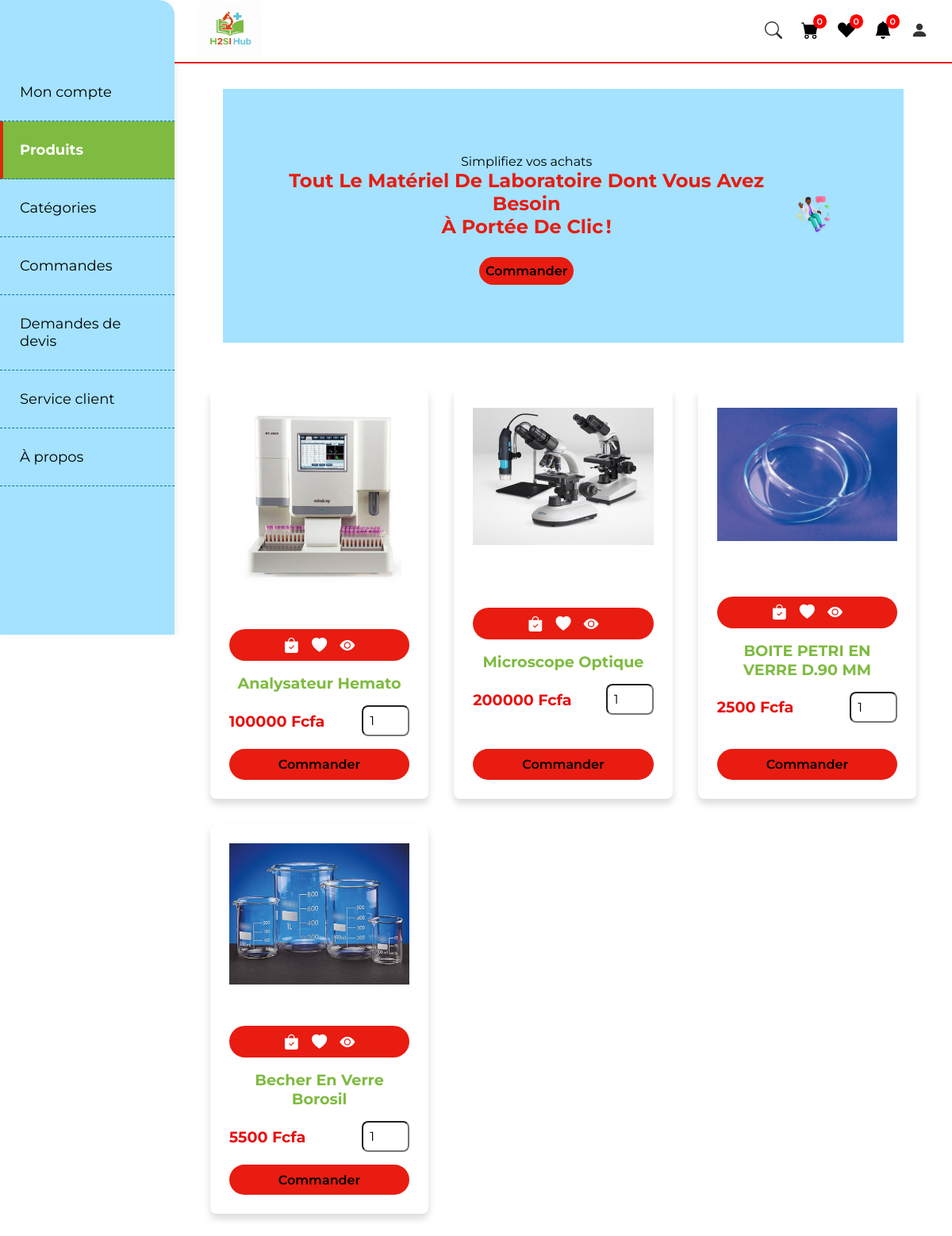
Page /eqconnect.php on the committed database.
### tables this page shows
CREATE TABLE `t_produit` (
  `id` int(10) NOT NULL,
  `nom_pdt` varchar(1000) NOT NULL,
  `prix` float NOT NULL,
  `image` varchar(1000) NOT NULL,
  `detail_pdt` longtext NOT NULL,
  `categorie` varchar(100) NOT NULL
);

### eqconnect.php (the view, shortened to what this page needs)
<?php
include("admin/connexion.php");
if (isset($_SESSION['id_client'])) {
    $id_client = $_SESSION['id_client'];
    $nom_client = $_SESSION['nom_client'];
    $prenom_client = $_SESSION['prenom_client'];
    $mail_client = $_SESSION['mail_client'];
    $count_panier = $con->prepare("SELECT COUNT(*) FROM t_panier WHERE id_client = :id_client");
    $count_panier->bindParam(":id_client", $id_client);
    $count_panier->execute();
    $num_panier = $count_panier->fetchColumn();
    $count_wishlist = $con->prepare("SELECT COUNT(*) FROM t_wishlist WHERE id_client = :id_client");
    $count_wishlist->bindParam(":id_client", $id_client);
    $count_wishlist->execute();
    $num_wishlist = $count_wishlist->fetchColumn();
$count_notif = $con->prepare("SELECT COUNT(*) FROM t_notifications WHERE id_client = :id_client AND est_lue = 0");
$count_notif->bindParam(":id_client", $id_client);
$count_notif->execute();
$num_notif = $count_notif->fetchColumn();
} else {
    $num_panier = 0;
    $num_wishlist = 0;
     $num_notif = 0;
}
?>
<!DOCTYPE html>
<html lang="fr" dir="ltr">
<head>
    <link rel="stylesheet" href="styl.css" />
    <link rel="stylesheet" href="https://cdn.jsdelivr.net/npm/bootstrap-icons@1.10.3/font/bootstrap-icons.css" />
    <link rel="stylesheet" href="https://cdnjs.cloudflare.com/ajax/libs/font-awesome/6.2.0/css/all.min.css" />
</head>
<body style="margin-left: .8rem; margin-right: .8rem;">
<div class="navbar-container">
  <div class="navbar-top">
    <a href="#" class="logo"><img src="Images/H2SI Hub.png" class="logo-img" alt="H2SI Logo" /></a>
    <div class="nav-icons">
      <i class="bi bi-search" id="search-icon"></i>
      <a href="panier.php" class="panier">
        <i class="bi bi-cart-fill"></i>
        <sup><?= $num_panier ?></sup>
      </a>
      <a href="wishlist.php" class="wishlist">
        <i class="bi bi-suit-heart-fill"></i>
        <sup><?= $num_wishlist ?></sup>
      </a>
       <a href="notif.php" class="wishlist">
       <i class="bi bi-bell-fill"></i>
        <sup><?= $num_notif ?></sup>
      </a>
      <i class="bi bi-person-fill" id="person-icon"></i>
    </div>
  </div>
  <nav class="sidebar">
    <ul class="nav-links">
    <li><a href="moncompte.php" class="nav-link">Mon compte</a></li>
      <li><a href="#" class="nav-link active">Produits</a></li>
      <li><a href="presentation.php" class="nav-link">Catégories</a></li>
      <li><a href="commande.php" class="nav-link">Commandes</a></li>
      <li><a href="devis.php" class="nav-link">Demandes de devis</a></li>
      <li><a href="service_client.php" class="nav-link">Service client</a></li>
      <li><a href="faq.php" class="nav-link">À propos</a></li>
    </ul>
  </nav>
</div>
<section class="Pub">
    <div class="content">
       <span>Simplifiez vos achats</span>
       <h3>Tout le matériel de laboratoire dont vous avez besoin <br> à portée de clic !</h3>
       <a href="presentation.php" id="btn-lien" class="btne">Commander</a>
    </div>
    <div class="image">
       <img src="Images/eq.png" alt="" />
    </div>
</section>
<section class="produits">
    <div class="contenu_box">
        <?php
        $select_products = $con->query("SELECT * FROM `t_produit` LIMIT 4");
        while ($fetch_products = $select_products->fetch(PDO::FETCH_ASSOC)):
        ?>
        <div class="box_eq">
            <div class="image_eq">
                <form action="" method="post">
                    <img src="admin/image/<?= htmlspecialchars($fetch_products['image']); ?>" width="270" class="images" />
            </div>
            <div class="info_eq">
                <div class="button">
                    <button type="submit" name="ajouter_au_panier"><i class="bi bi-bag-check-fill"></i></button>
                    <button type="submit" name="ajouter_a_wishlist"><i class="bi bi-heart-fill"></i></button>
                    <a href="pageproduit.php?pid=<?= htmlspecialchars($fetch_products['id']); ?>" class="bi bi-eye-fill"></a>
                </div>
                <h3 class="nom"><?= htmlspecialchars($fetch_products['nom_pdt']); ?></h3>
                <div class="flex">
                    <p class="prix"><?= htmlspecialchars($fetch_products['prix']); ?> Fcfa</p>
                    <input type="number" name="quantite" required min="1" value="1" max="99" maxlength="2" class="quantite" />
                </div>
            </div>
            <a href="verifier.php?get_id=<?= htmlspecialchars($fetch_products['id']); ?>" class="btn_buy">Commander</a>
        </div>
        <?php endwhile; ?>
    </div>
</section>
</body>
</html>

### styl.css (style rules this page uses)
* { margin: 0; padding: 0; box-sizing: border-box; font-family: 'Montserrat', sans-serif; list-style: none; text-decoration: none; scroll-behavior: smooth; scroll-padding-top: 2rem; }
body { overflow-x: hidden; padding-top: 80px; padding-left: 220px; box-sizing: border-box; }
.navbar-container { display: flex; flex-direction: row; width: 100%; position: fixed; top: 0; left: 0; background: #fff; z-index: 1000; box-shadow: 0 6px 10px rgba(0, 0, 0, 0.1); }
.navbar-top { position: fixed; top: 0; left: 220px; height: 80px; display: flex; justify-content: space-between; align-items: center; width: calc(100% - 220px); padding: 10px 30px; background: #fff; border-bottom: 2px solid #e81c11; z-index: 1001; }
.logo-img { width: 80px; height: 70px; transition: transform 0.3s ease-in-out; }
.nav-icons { display: flex; gap: 1.5rem; align-items: center; font-size: 22px; color: #333; }
.nav-icons a { color: #000; position: relative; }
.nav-icons sup { position: absolute; top: -8px; right: -10px; background-color: red; color: #fff; font-size: 10px; padding: 2px 5px; border-radius: 50%; }
.sidebar { width: 220px; background: #18b6ff64; height: 100vh; padding-top: 80px; position: fixed; left: 0; top: 0; border-top-right-radius: 20px; box-shadow: 4px 0 10px rgba(0,0,0,0.05); }
.nav-links { list-style: none; padding: 0; margin: 0; }
.nav-links li { width: 100%; }
.nav-link { display: block; padding: 25px 25px; font-size: 18px; color: #000; border-bottom: 1px dashed #056fa0ef; text-decoration: none; transition: all 0.3s ease; position: relative; }
.nav-link.active { background-color: #7EBB40; color: #fff; font-weight: bold; box-shadow: inset 4px 0 0 #d92b10; }
.Pub { display: flex; align-items: center; background-color: #18b6ff64; gap: 2rem; margin: auto; margin-top: 2rem; margin-bottom: 1rem; height: 320px; padding: 5rem; width: 90%; }
.Pub .image { flex: 1 1 4rem; }
.Pub .image img { width: 90%; }
.Pub .content { flex: 1 1 40rem; text-align: center; }
.Pub .content span { font-size: 1rem; color: var(--light-color); }
.Pub .content h3 { margin-bottom: 2rem; font-size: 1.5rem; color: #e81c11; text-transform: capitalize; }
.btne { text-align: center; border-radius: 20px; color: #000; font-weight: 600; background: #e81c11; padding: .5rem; cursor: pointer; }
.panier sup { font-size: 11px; font-weight: 600; color:#fafafa; }
.wishlist sup { font-size: 11px; font-weight: 600; color:hwb(0 100% 0%); }
.produits { padding: 2rem; }
.produits .contenu_box { display: grid; grid-template-columns: repeat(auto-fit, minmax(270px, 1fr)); gap: 2rem; margin-top: 10px; }
.produits .box_eq { background: #fff; border-radius: .5rem; box-shadow: 0 6px 10px rgba(0, 0, 0, 0.15); padding: 1.5rem; display: flex; flex-direction: column; justify-content: space-between; }
.produits .box_eq .image_eq { text-align: center; margin-bottom: 1rem; }
.produits .box_eq .image_eq img { width: 100%; max-width: 250px; height: auto; }
.produits .box_eq .info_eq { text-align: center; margin-top: 1rem; }
.produits .box_eq .nom { font-size: 1.2rem; color: #7EBB40; text-transform: capitalize; margin: 0.5rem 0; }
.produits .box_eq .flex { display: flex; justify-content: space-between; align-items: center; margin-top: 1rem; }
.produits .box_eq .prix { font-size: 1.2rem; color: #e81010; font-weight: 700; }
.produits .box_eq .quantite { border-radius: .5rem; padding: .5rem; width: 60px; font-size: 1rem; }
.produits .box_eq .button { display: flex; justify-content: center; gap: 1rem; background: #e81c11; border-radius: 20px; padding: 0.5rem; margin: 1rem 0; }
.produits .box_eq .button button, .produits .box_eq .button a { background: transparent; border: none; color: #fff; font-size: 1.2rem; cursor: pointer; }
.produits .box_eq .btn_buy { text-align: center; background: #e81c11; border-radius: 20px; color: #000; font-weight: 600; padding: 0.6rem 1rem; display: inline-block; margin-top: 1rem; transition: 0.3s ease; }

### rows in the picture
t_produit: image (picture), nom_pdt "Analysateur Hemato", prix "100000"
t_produit: image (picture), nom_pdt "Microscope Optique", prix "200000"
t_produit: image (picture), nom_pdt "BOITE PETRI EN VERRE D.90 MM", prix "2500"
t_produit: image (picture), nom_pdt "Becher En Verre Borosil", prix "5500"

### other values in the picture
$num_panier "0"
$num_wishlist "0"
$num_notif "0"
